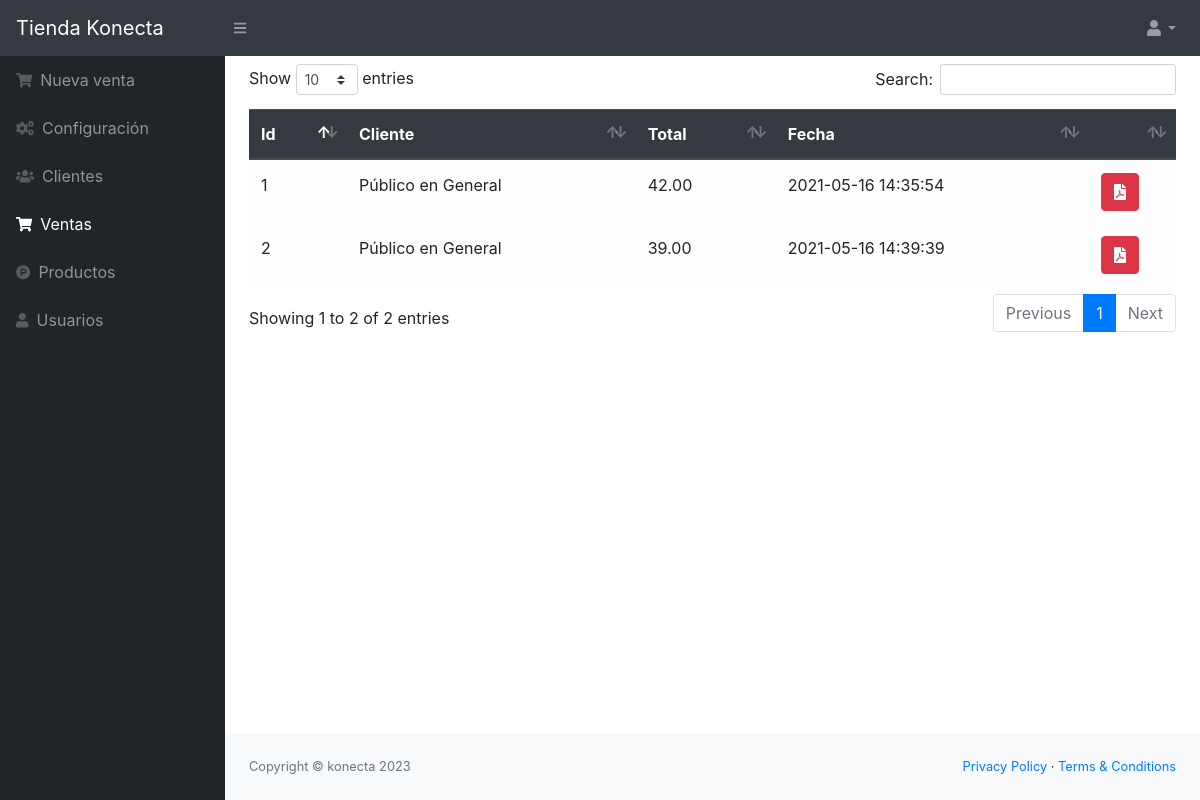
Page /src/lista_ventas.php (signed in) on the earlier database version.
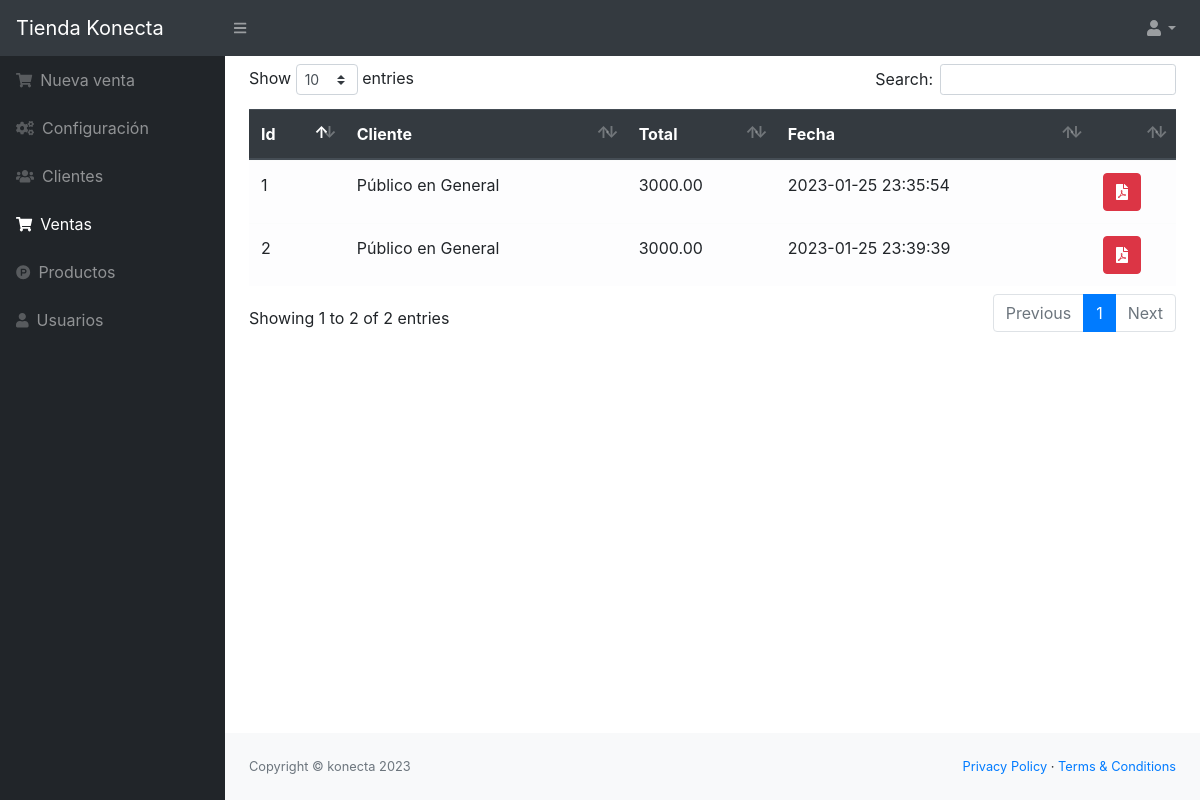
Same page on the later database version.
### tables this page shows
CREATE TABLE `ventas` (
  `id` int(11) NOT NULL,
  `id_cliente` int(11) NOT NULL,
  `total` decimal(10,2) NOT NULL,
  `id_usuario` int(11) NOT NULL,
  `fecha` timestamp NOT NULL DEFAULT current_timestamp() ON UPDATE current_timestamp()
);

CREATE TABLE `cliente` (
  `idcliente` int(11) NOT NULL,
  `nombre` varchar(100) NOT NULL,
  `telefono` varchar(15) NOT NULL,
  `direccion` varchar(200) NOT NULL,
  `usuario_id` int(11) NOT NULL,
  `estado` int(11) NOT NULL DEFAULT 1
);

### src/lista_ventas.php (the view, shortened to what this page needs)
<?php
include_once "includes/header.php";
require_once "../conexion.php";
$query = mysqli_query($conexion, "SELECT v.*, c.idcliente, c.nombre FROM ventas v INNER JOIN cliente c ON v.id_cliente = c.idcliente");
?>
<table class="table table-light" id="tbl">
    <thead class="thead-dark">
        <tr>
            <th>Id</th>
            <th>Cliente</th>
            <th>Total</th>
            <th>Fecha</th>
            <th></th>
        </tr>
    </thead>
    <tbody>
        <?php while ($row = mysqli_fetch_assoc($query)) { ?>
            <tr>
                <td><?php echo $row['id']; ?></td>
                <td><?php echo $row['nombre']; ?></td>
                <td><?php echo $row['total']; ?></td>
                <td><?php echo $row['fecha']; ?></td>
                <td>
                    <a href="pdf/generar.php?cl=<?php echo $row['id_cliente'] ?>&v=<?php echo $row['id'] ?>" target="_blank" class="btn btn-danger"><i class="fas fa-file-pdf"></i></a>
                </td>
            </tr>
        <?php } ?>
    </tbody>
</table>
<?php include_once "includes/footer.php"; ?>

### src/includes/header.php (shortened to what this page needs)
<!DOCTYPE html>
<html lang="en">
<head>
    <link href="../assets/css/styles.css" rel="stylesheet" />
    <link href="../assets/css/dataTables.bootstrap4.min.css" rel="stylesheet" />
    <link rel="stylesheet" href="../assets/js/jquery-ui/jquery-ui.min.css">
</head>
<body class="sb-nav-fixed">
    <nav class="sb-topnav navbar navbar-expand navbar-dark bg-dark">
        <a class="navbar-brand" href="index.php">Tienda Konecta</a>
        <button class="btn btn-link btn-sm order-1 order-lg-0" id="sidebarToggle" href="#"><i class="fas fa-bars"></i></button>
        <ul class="navbar-nav ml-auto">
            <li class="nav-item dropdown">
                <a class="nav-link dropdown-toggle" id="userDropdown" href="#" role="button" data-toggle="dropdown" aria-haspopup="true" aria-expanded="false"><i class="fas fa-user fa-fw"></i></a>
            </li>
        </ul>
    </nav>
    <div id="layoutSidenav">
        <div id="layoutSidenav_nav">
            <nav class="sb-sidenav accordion sb-sidenav-dark" id="sidenavAccordion">
                <div class="sb-sidenav-menu">
                    <div class="nav">
                        <a class="nav-link" href="ventas.php">
                            <div class="sb-nav-link-icon"><i class="fas fa-shopping-cart"></i></div>
                            Nueva venta
                        </a>
                        <a class="nav-link" href="config.php">
                            <div class="sb-nav-link-icon"><i class="fas fa-cogs"></i></div>
                            Configuración
                        </a>
                        <a class="nav-link" href="clientes.php">
                            <div class="sb-nav-link-icon"><i class="fas fa-users"></i></div>
                            Clientes
                        </a>
                        <a class="nav-link" href="lista_ventas.php">
                            <div class="sb-nav-link-icon"><i class="fas fa-shopping-cart"></i></div>
                            Ventas
                        </a>
                        <a class="nav-link" href="productos.php">
                            <div class="sb-nav-link-icon"><i class="fab fa-product-hunt"></i></div>
                            Productos
                        </a>
                        <a class="nav-link" href="usuarios.php">
                            <div class="sb-nav-link-icon"><i class="fas fa-user"></i></div>
                            Usuarios
                        </a>
                    </div>
                </div>
            </nav>
        </div>
        <div id="layoutSidenav_content">
            <main>
                <div class="container-fluid mt-2">

### src/includes/footer.php (shortened to what this page needs)
</div>
</main>
<footer class="py-4 bg-light mt-auto">
    <div class="container-fluid">
        <div class="d-flex align-items-center justify-content-between small">
            <div class="text-muted">Copyright &copy; konecta 2023</div>
            <div>
                <a href="#">Privacy Policy</a>
                &middot;
                <a href="#">Terms &amp; Conditions</a>
            </div>
        </div>
    </div>
</footer>
</div>
</div>
</body>
</html>

Differences in the rows shown:
changed ventas id 1: total "42.00" → "3000.00"; fecha "2021-05-16 14:35:54" → "2023-01-25 23:35:54"
changed ventas id 2: total "39.00" → "3000.00"; fecha "2021-05-16 14:39:39" → "2023-01-25 23:39:39"
